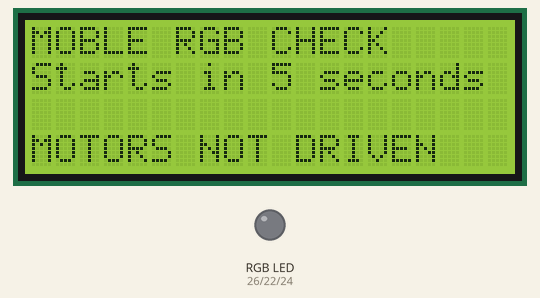
Simulated run of this sketch. Board: Arduino Mega 2560, built with avr-gcc and run on an emulated ATmega2560. Shown: 20×4 character LCD, an RGB LED mixed from three pins (HIGH = lit). What the sketch prints to the serial monitor is not drawn.

Above: at 0.2 s.
At 5.2 s:
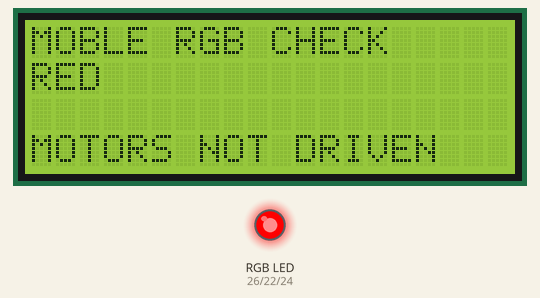
At 6.4 s:
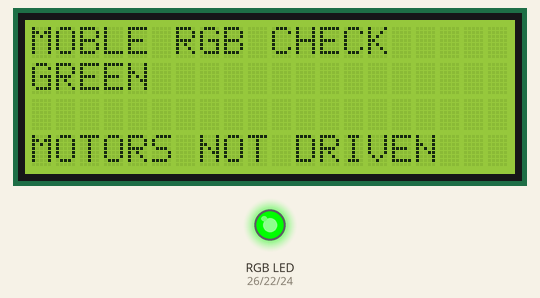
At 7.6 s:
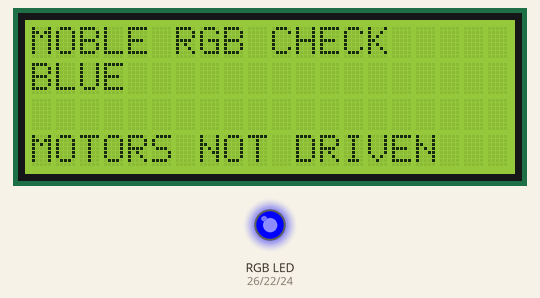
At 8.8 s:
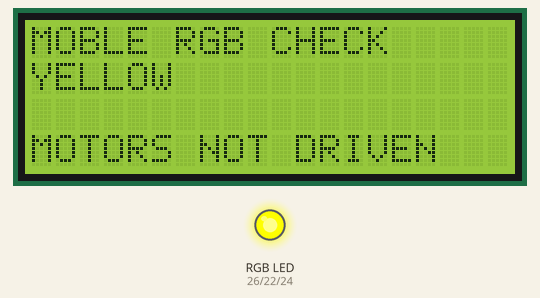
At 10.0 s:
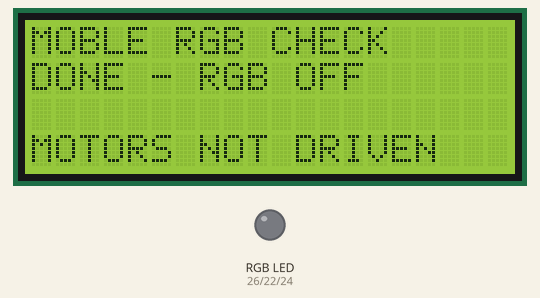
Timing chart, 0 to 11.5 s (numbered marks = the images above):
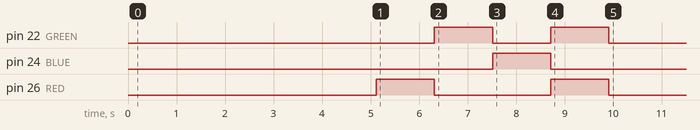

Measured:
- by itself, pin 22 (GREEN): LOW → HIGH at 6.3 s, → LOW 1.2 s later, → HIGH 1.2 s later, → LOW 1.2 s later, … (4 changes in this stretch)
- by itself, pin 24 (BLUE): LOW → HIGH at 7.5 s, → LOW 1.2 s later
- by itself, pin 26 (RED): alternates HIGH for 1.2 s and LOW for 2.4 s, 4 changes in all, then stays LOW
- what the display in image 1 shows lasts 1.2 s, from 5.1 s to 6.3 s

The sketch:

rgb_check.ino
```cpp
// One RGB sequence per reset, then all channels OFF.
// User confirmed common cathode and onboard resistors. No servo/buzzer drive.
#include <Arduino.h>
#include <LiquidCrystal_I2C.h>
#include <Wire.h>
#include <avr/wdt.h>

constexpr uint8_t RED = 26, GREEN = 22, BLUE = 24;
LiquidCrystal_I2C lcd(0x27, 20, 4);
bool lcdReady = false;
uint8_t step = 0;
uint32_t stepAt = 0;
bool done = false;
const char* colors[] = {"RED", "GREEN", "BLUE", "YELLOW"};

void rgb(bool red, bool green, bool blue) {
  digitalWrite(RED, red ? HIGH : LOW);
  digitalWrite(GREEN, green ? HIGH : LOW);
  digitalWrite(BLUE, blue ? HIGH : LOW);
}

void setup() {
  MCUSR = 0;
  wdt_disable();
  Serial.begin(115200);
  const uint8_t unusedOutputs[] = {9, 10, 28, 30};
  for (uint8_t pin : unusedOutputs) pinMode(pin, INPUT);
  const uint8_t channels[] = {RED, GREEN, BLUE};
  for (uint8_t pin : channels) {
    digitalWrite(pin, LOW);
    pinMode(pin, OUTPUT);
  }
  Wire.begin();
  Wire.setWireTimeout(25000, true);
  Wire.beginTransmission(0x27);
  lcdReady = Wire.endTransmission() == 0;
  if (lcdReady) {
    lcd.init();
    lcd.backlight();
    lcd.setCursor(0, 0); lcd.print(F("MOBLE RGB CHECK"));
    lcd.setCursor(0, 1); lcd.print(F("Starts in 5 seconds"));
    lcd.setCursor(0, 3); lcd.print(F("MOTORS NOT DRIVEN"));
  }
  stepAt = millis();
  Serial.println(F("{\"type\":\"rgb_check_start\",\"servo_drive\":false,\"buzzer_drive\":false}"));
  wdt_enable(WDTO_2S);
}

void loop() {
  wdt_reset();
  if (done || millis() - stepAt < (step == 0 ? 5000UL : 1200UL)) return;
  stepAt = millis();
  if (step < 4) {
    rgb(step == 0 || step == 3, step == 1 || step == 3, step == 2);
    Serial.print(F("{\"type\":\"rgb_step\",\"color\":\""));
    Serial.print(colors[step]); Serial.println(F("\"}"));
    if (lcdReady) {
      lcd.setCursor(0, 1); lcd.print(F("                    "));
      lcd.setCursor(0, 1); lcd.print(colors[step]);
    }
    ++step;
  } else {
    rgb(false, false, false);
    done = true;
    Serial.println(F("{\"type\":\"rgb_check_done\",\"rgb_on\":false}"));
    if (lcdReady) {
      lcd.setCursor(0, 1); lcd.print(F("DONE - RGB OFF      "));
    }
  }
}
```
